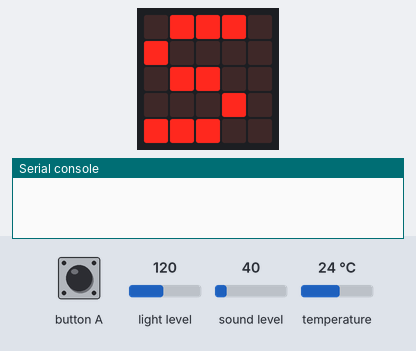
The program below on a simulated BBC micro:bit running MicroPython. Shown: the board's 5×5 LED display, the last lines printed to the serial console. The test bench sets the inputs (shaded band); at power-on: light level 120, sound level 40, temperature 24 °C. Dim RGB values are drawn brighter than linear.

Above: at 0.1 s.
1.5 s: button A pressed for 3.2 s
At 5.6 s:
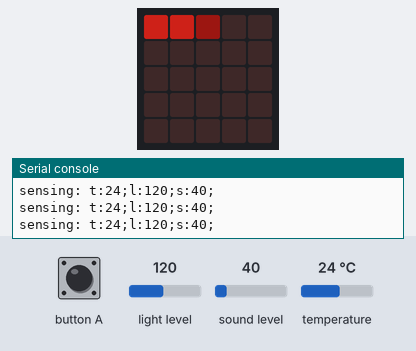
6.2 s: light level set to 5
At 7.2 s:
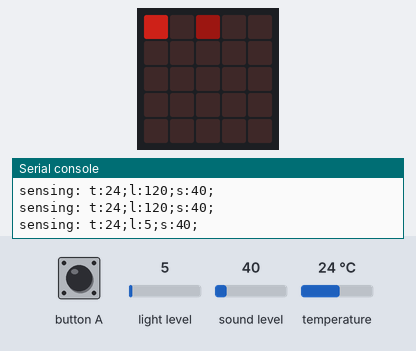
7.7 s: sound level set to 5
At 8.8 s:
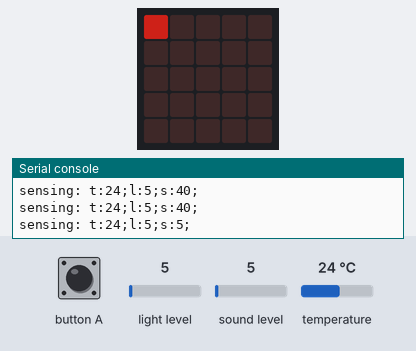
9.7 s: light level set to 64
At 11.4 s:
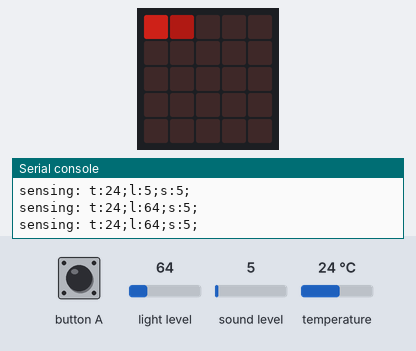
11.7 s: temperature set to 12 °C
At 13.3 s:
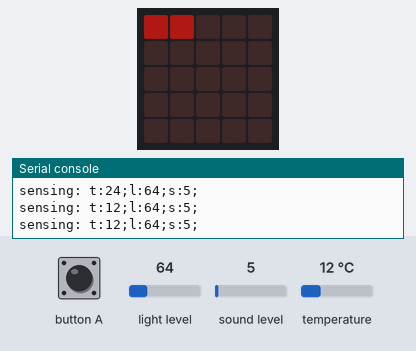
13.7 s: button A pressed for 1 s
At 15.0 s:
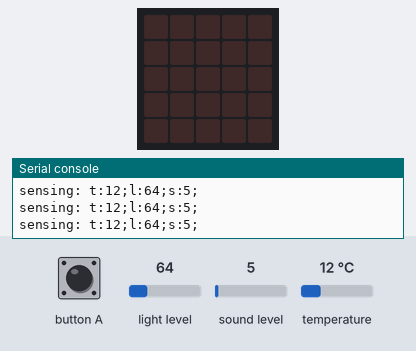
Timing chart, 0 to 16.7 s (numbered marks = the images above; inputs shaded):
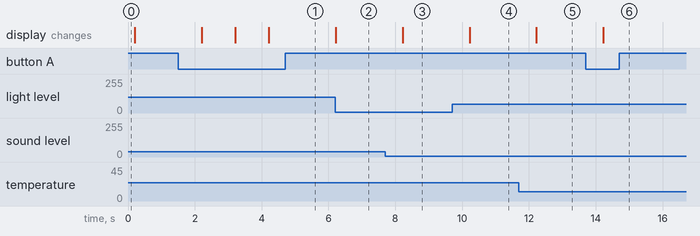

The program:

microbit_sense_and_send.py
```python
from microbit import *
import radio

radio.on()
# radio.config(power=6)
# radio.config(channel=19)
display_enabled = False
sleep_time_after_send = 5000
sleep_time_inner_loop = 1000
data_request_command = "data_request"

display.show("S")
sleep(200)
display.clear()

while True:
    t = temperature()
    l = display.read_light_level()
    s = microphone.sound_level()

    print("sensing: t:{};l:{};s:{};".format(t, l, s))

    msg = radio.receive()
    if msg == data_request_command:
        print("incoming command: {}".format(msg))
        print("radio send: t:{};l:{};s:{};".format(t, l, s))
        radio.send("t:{};l:{};s:{};".format(t, l, s))
        print("sleeping after radio send for {}".format(sleep_time_after_send))
        sleep(sleep_time_after_send)

    if button_a.is_pressed():
        if display_enabled:
            display_enabled = False
            display.clear()
        else:
            display_enabled = True

    if display_enabled:
        display.set_pixel(0, 0, 9 * t // 50 if t >= 0 else 0)
        display.set_pixel(1, 0, 9 * l // 255)
        display.set_pixel(2, 0, 9 * s // 255)

    sleep(sleep_time_inner_loop)
```

Measured:
- after the input at 1.5 s, the display: changes after 0.71 s (image 1)
- after the input at 6.2 s, the display: changes at once (image 2)
- after the input at 7.7 s, the display: changes after 0.52 s (image 3)
- after the input at 9.7 s, the display: changes after 0.52 s (image 4)
- after the input at 11.7 s, the display: changes after 0.52 s (image 5)
- after the input at 13.7 s, the display: changes after 0.53 s (image 6)
